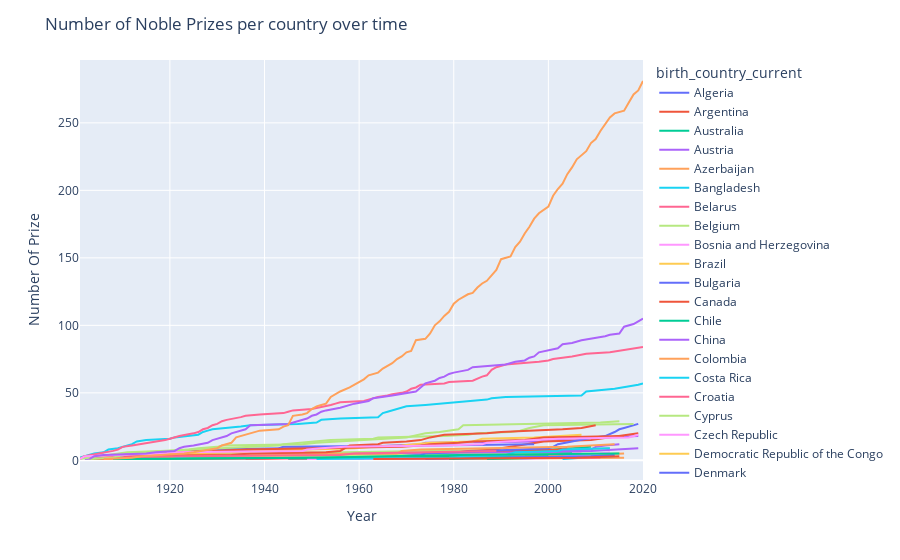

Notebook code cell kept with this figure:
### Code cell
line_chart = px.line(cumulative_prizes, x='year', y='prize', color='birth_country_current')

line_chart.update_layout(xaxis_title='Year', yaxis_title='Number Of Prize', title='Number of Noble Prizes per country over time')

### Figure 1 — Plotly figure (JSON) as saved in the notebook; plotly's stock layout.template omitted (floating-point values rounded to 4 significant figures)
{"data": [{"hovertemplate": "birth_country_current=Algeria<br>year=%{x}<br>prize=%{y}<extra></extra>", "legendgroup": "Algeria", "line": {"color": "#636efa", "dash": "solid"}, "marker": {"symbol": "circle"}, "mode": "lines", "name": "Algeria", "orientation": "v", "showlegend": true, "type": "scatter", "x": [1957, 1997], "xaxis": "x", "y": [1, 2], "yaxis": "y"}, {"hovertemplate": "birth_country_current=Argentina<br>year=%{x}<br>prize=%{y}<extra></extra>", "legendgroup": "Argentina", "line": {"color": "#EF553B", "dash": "solid"}, "marker": {"symbol": "circle"}, "mode": "lines", "name": "Argentina", "orientation": "v", "showlegend": true, "type": "scatter", "x": [1936, 1947, 1980, 1984], "xaxis": "x", "y": [1, 2, 3, 4], "yaxis": "y"}, {"hovertemplate": "birth_country_current=Australia<br>year=%{x}<br>prize=%{y}<extra></extra>", "legendgroup": "Australia", "line": {"color": "#00cc96", "dash": "solid"}, "marker": {"symbol": "circle"}, "mode": "lines", "name": "Australia", "orientation": "v", "showlegend": true, "type": "scatter", "x": [1915, 1945, 1960, 1963, 1964, 1975, 1996, 2005, 2009], "xaxis": "x", "y": [1, 2, 3, 4, 5, 6, 7, 9, 10], "yaxis": "y"}, {"hovertemplate": "birth_country_current=Austria<br>year=%{x}<br>prize=%{y}<extra></extra>", "legendgroup": "Austria", "line": {"color": "#ab63fa", "dash": "solid"}, "marker": {"symbol": "circle"}, "mode": "lines", "name": "Austria", "orientation": "v", "showlegend": true, "type": "scatter", "x": [1911, 1914, 1925, 1927, 1930, 1933, 1936, 1938, 1945, 1962, 1973, 1974, 1998, 2000, 2004, 2013, 2019], "xaxis": "x", "y": [1, 2, 3, 4, 5, 6, 7, 8, 9, 10, 12, 13, 14, 15, 16, 17, 18], "yaxis": "y"}, {"hovertemplate": "birth_country_current=Azerbaijan<br>year=%{x}<br>prize=%{y}<extra></extra>", "legendgroup": "Azerbaijan", "line": {"color": "#FFA15A", "dash": "solid"}, "marker": {"symbol": "circle"}, "mode": "lines", "name": "Azerbaijan", "orientation": "v", "showlegend": true, "type": "scatter", "x": [1962], "xaxis": "x", "y": [1], "yaxis": "y"}, {"hovertemplate": "birth_country_current=Bangladesh<br>year=%{x}<br>prize=%{y}<extra></extra>", "legendgroup": "Bangladesh", "line": {"color": "#19d3f3", "dash": "solid"}, "marker": {"symbol": "circle"}, "mode": "lines", "name": "Bangladesh", "orientation": "v", "showlegend": true, "type": "scatter", "x": [2006], "xaxis": "x", "y": [1], "yaxis": "y"}, {"hovertemplate": "birth_country_current=Belarus<br>year=%{x}<br>prize=%{y}<extra></extra>", "legendgroup": "Belarus", "line": {"color": "#FF6692", "dash": "solid"}, "marker": {"symbol": "circle"}, "mode": "lines", "name": "Belarus", "orientation": "v", "showlegend": true, "type": "scatter", "x": [1971, 1978, 1994, 2000], "xaxis": "x", "y": [1, 2, 3, 4], "yaxis": "y"}, {"hovertemplate": "birth_country_current=Belgium<br>year=%{x}<br>prize=%{y}<extra></extra>", "legendgroup": "Belgium", "line": {"color": "#B6E880", "dash": "solid"}, "marker": {"symbol": "circle"}, "mode": "lines", "name": "Belgium", "orientation": "v", "showlegend": true, "type": "scatter", "x": [1909, 1911, 1913, 1919, 1938, 1958, 1974, 2005, 2013], "xaxis": "x", "y": [1, 2, 3, 4, 5, 6, 7, 8, 9], "yaxis": "y"}, {"hovertemplate": "birth_country_current=Bosnia and Herzegovina<br>year=%{x}<br>prize=%{y}<extra></extra>", "legendgroup": "Bosnia and Herzegovina", "line": {"color": "#FF97FF", "dash": "solid"}, "marker": {"symbol": "circle"}, "mode": "lines", "name": "Bosnia and Herzegovina", "orientation": "v", "showlegend": true, "type": "scatter", "x": [1961, 1975], "xaxis": "x", "y": [1, 2], "yaxis": "y"}, {"hovertemplate": "birth_country_current=Brazil<br>year=%{x}<br>prize=%{y}<extra></extra>", "legendgroup": "Brazil", "line": {"color": "#FECB52", "dash": "solid"}, "marker": {"symbol": "circle"}, "mode": "lines", "name": "Brazil", "orientation": "v", "showlegend": true, "type": "scatter", "x": [1960], "xaxis": "x", "y": [1], "yaxis": "y"}, {"hovertemplate": "birth_country_current=Bulgaria<br>year=%{x}<br>prize=%{y}<extra></extra>", "legendgroup": "Bulgaria", "line": {"color": "#636efa", "dash": "solid"}, "marker": {"symbol": "circle"}, "mode": "lines", "name": "Bulgaria", "orientation": "v", "showlegend": true, "type": "scatter", "x": [1981], "xaxis": "x", "y": [1], "yaxis": "y"}, {"hovertemplate": "birth_country_current=Canada<br>year=%{x}<br>prize=%{y}<extra></extra>", "legendgroup": "Canada", "line": {"color": "#EF553B", "dash": "solid"}, "marker": {"symbol": "circle"}, "mode": "lines", "name": "Canada", "orientation": "v", "showlegend": true, "type": "scatter", "x": [1923, 1949, 1957, 1966, 1976, 1981, 1983, 1989, 1990, 1992, 1994, 1996, 1997, 1999, 2009, 2011, 2013, 2015, 2018, 2019], "xaxis": "x", "y": [1, 2, 3, 4, 5, 6, 7, 8, 9, 10, 11, 12, 13, 14, 15, 16, 17, 18, 19, 20], "yaxis": "y"}, {"hovertemplate": "birth_country_current=Chile<br>year=%{x}<br>prize=%{y}<extra></extra>", "legendgroup": "Chile", "line": {"color": "#00cc96", "dash": "solid"}, "marker": {"symbol": "circle"}, "mode": "lines", "name": "Chile", "orientation": "v", "showlegend": true, "type": "scatter", "x": [1945, 1971], "xaxis": "x", "y": [1, 2], "yaxis": "y"}, {"hovertemplate": "birth_country_current=China<br>year=%{x}<br>prize=%{y}<extra></extra>", "legendgroup": "China", "line": {"color": "#ab63fa", "dash": "solid"}, "marker": {"symbol": "circle"}, "mode": "lines", "name": "China", "orientation": "v", "showlegend": true, "type": "scatter", "x": [1956, 1957, 1989, 1992, 1998, 2000, 2009, 2010, 2012, 2015], "xaxis": "x", "y": [1, 3, 4, 5, 6, 7, 8, 10, 11, 12], "yaxis": "y"}, {"hovertemplate": "birth_country_current=Colombia<br>year=%{x}<br>prize=%{y}<extra></extra>", "legendgroup": "Colombia", "line": {"color": "#FFA15A", "dash": "solid"}, "marker": {"symbol": "circle"}, "mode": "lines", "name": "Colombia", "orientation": "v", "showlegend": true, "type": "scatter", "x": [1982, 2016], "xaxis": "x", "y": [1, 2], "yaxis": "y"}, {"hovertemplate": "birth_country_current=Costa Rica<br>year=%{x}<br>prize=%{y}<extra></extra>", "legendgroup": "Costa Rica", "line": {"color": "#19d3f3", "dash": "solid"}, "marker": {"symbol": "circle"}, "mode": "lines", "name": "Costa Rica", "orientation": "v", "showlegend": true, "type": "scatter", "x": [1987], "xaxis": "x", "y": [1], "yaxis": "y"}, {"hovertemplate": "birth_country_current=Croatia<br>year=%{x}<br>prize=%{y}<extra></extra>", "legendgroup": "Croatia", "line": {"color": "#FF6692", "dash": "solid"}, "marker": {"symbol": "circle"}, "mode": "lines", "name": "Croatia", "orientation": "v", "showlegend": true, "type": "scatter", "x": [1939], "xaxis": "x", "y": [1], "yaxis": "y"}, {"hovertemplate": "birth_country_current=Cyprus<br>year=%{x}<br>prize=%{y}<extra></extra>", "legendgroup": "Cyprus", "line": {"color": "#B6E880", "dash": "solid"}, "marker": {"symbol": "circle"}, "mode": "lines", "name": "Cyprus", "orientation": "v", "showlegend": true, "type": "scatter", "x": [2010], "xaxis": "x", "y": [1], "yaxis": "y"}, {"hovertemplate": "birth_country_current=Czech Republic<br>year=%{x}<br>prize=%{y}<extra></extra>", "legendgroup": "Czech Republic", "line": {"color": "#FF97FF", "dash": "solid"}, "marker": {"symbol": "circle"}, "mode": "lines", "name": "Czech Republic", "orientation": "v", "showlegend": true, "type": "scatter", "x": [1905, 1947, 1959, 1984, 2007], "xaxis": "x", "y": [1, 3, 4, 5, 6], "yaxis": "y"}, {"hovertemplate": "birth_country_current=Democratic Republic of the Congo<br>year=%{x}<br>prize=%{y}<extra></extra>", "legendgroup": "Democratic Republic of the Congo", "line": {"color": "#FECB52", "dash": "solid"}, "marker": {"symbol": "circle"}, "mode": "lines", "name": "Democratic Republic of the Congo", "orientation": "v", "showlegend": true, "type": "scatter", "x": [2018], "xaxis": "x", "y": [1], "yaxis": "y"}, {"hovertemplate": "birth_country_current=Denmark<br>year=%{x}<br>prize=%{y}<extra></extra>", "legendgroup": "Denmark", "line": {"color": "#636efa", "dash": "solid"}, "marker": {"symbol": "circle"}, "mode": "lines", "name": "Denmark", "orientation": "v", "showlegend": true, "type": "scatter", "x": [1903, 1908, 1917, 1920, 1922, 1926, 1928, 1943, 1944, 1975, 1997], "xaxis": "x", "y": [1, 2, 4, 5, 6, 7, 8, 9, 10, 11, 12], "yaxis": "y"}, {"hovertemplate": "birth_country_current=East Timor<br>year=%{x}<br>prize=%{y}<extra></extra>", "legendgroup": "East Timor", "line": {"color": "#EF553B", "dash": "solid"}, "marker": {"symbol": "circle"}, "mode": "lines", "name": "East Timor", "orientation": "v", "showlegend": true, "type": "scatter", "x": [1996], "xaxis": "x", "y": [2], "yaxis": "y"}, {"hovertemplate": "birth_country_current=Egypt<br>year=%{x}<br>prize=%{y}<extra></extra>", "legendgroup": "Egypt", "line": {"color": "#00cc96", "dash": "solid"}, "marker": {"symbol": "circle"}, "mode": "lines", "name": "Egypt", "orientation": "v", "showlegend": true, "type": "scatter", "x": [1964, 1978, 1988, 1994, 1999, 2005], "xaxis": "x", "y": [1, 2, 3, 4, 5, 6], "yaxis": "y"}, {"hovertemplate": "birth_country_current=Ethiopia<br>year=%{x}<br>prize=%{y}<extra></extra>", "legendgroup": "Ethiopia", "line": {"color": "#ab63fa", "dash": "solid"}, "marker": {"symbol": "circle"}, "mode": "lines", "name": "Ethiopia", "orientation": "v", "showlegend": true, "type": "scatter", "x": [2019], "xaxis": "x", "y": [1], "yaxis": "y"}, {"hovertemplate": "birth_country_current=Finland<br>year=%{x}<br>prize=%{y}<extra></extra>", "legendgroup": "Finland", "line": {"color": "#FFA15A", "dash": "solid"}, "marker": {"symbol": "circle"}, "mode": "lines", "name": "Finland", "orientation": "v", "showlegend": true, "type": "scatter", "x": [1939, 1945, 1967, 2008, 2016], "xaxis": "x", "y": [1, 2, 3, 4, 5], "yaxis": "y"}, {"hovertemplate": "birth_country_current=France<br>year=%{x}<br>prize=%{y}<extra></extra>", "legendgroup": "France", "line": {"color": "#19d3f3", "dash": "solid"}, "marker": {"symbol": "circle"}, "mode": "lines", "name": "France", "orientation": "v", "showlegend": true, "type": "scatter", "x": [1901, 1903, 1904, 1906, 1907, 1909, 1912, 1913, 1915, 1920, 1921, 1926, 1927, 1928, 1929, 1935, 1937, 1947, 1951, 1952, 1956, 1964, 1965, 1966, 1967, 1968, 1970, 1974, 1977, 1980, 1983, 1987, 1988, 1991, 2007, 2008, 2014, 2016, 2018, 2019, 2020], "xaxis": "x", "y": [2, 4, 5, 6, 8, 9, 12, 14, 15, 16, 17, 19, 21, 22, 23, 25, 26, 27, 28, 30, 31, 32, 35, 36, 37, 38, 40, 41, 42, 43, 44, 45, 46, 47, 48, 51, 53, 54, 55, 56, 57], "yaxis": "y"}, {"hovertemplate": "birth_country_current=Germany<br>year=%{x}<br>prize=%{y}<extra></extra>", "legendgroup": "Germany", "line": {"color": "#FF6692", "dash": "solid"}, "marker": {"symbol": "circle"}, "mode": "lines", "name": "Germany", "orientation": "v", "showlegend": true, "type": "scatter", "x": [1901, 1902, 1905, 1907, 1908, 1909, 1910, 1912, 1914, 1915, 1918, 1919, 1920, 1921, 1922, 1925, 1926, 1927, 1928, 1929, 1930, 1931, 1932, 1935, 1936, 1939, 1944, 1945, 1946, 1950, 1953, 1954, 1955, 1956, 1961, 1963, 1964, 1966, 1967, 1969, 1970, 1971, 1972, 1973, 1978, 1979, 1984, 1986, 1987, 1988, 1989, 1991, 1995, 1998, 2000, 2001, 2005, 2007, 2008, 2013, 2017, 2019, 2020], "xaxis": "x", "y": [1, 3, 5, 6, 7, 8, 10, 11, 12, 13, 14, 15, 16, 17, 18, 20, 21, 23, 24, 26, 27, 29, 30, 32, 33, 34, 35, 36, 37, 38, 40, 41, 42, 43, 44, 46, 47, 48, 49, 50, 51, 53, 54, 56, 57, 58, 59, 62, 63, 67, 69, 71, 72, 73, 74, 75, 77, 78, 79, 80, 82, 83, 84], "yaxis": "y"}, {"hovertemplate": "birth_country_current=Ghana<br>year=%{x}<br>prize=%{y}<extra></extra>", "legendgroup": "Ghana", "line": {"color": "#B6E880", "dash": "solid"}, "marker": {"symbol": "circle"}, "mode": "lines", "name": "Ghana", "orientation": "v", "showlegend": true, "type": "scatter", "x": [2001], "xaxis": "x", "y": [1], "yaxis": "y"}, {"hovertemplate": "birth_country_current=Greece<br>year=%{x}<br>prize=%{y}<extra></extra>", "legendgroup": "Greece", "line": {"color": "#FF97FF", "dash": "solid"}, "marker": {"symbol": "circle"}, "mode": "lines", "name": "Greece", "orientation": "v", "showlegend": true, "type": "scatter", "x": [1979], "xaxis": "x", "y": [1], "yaxis": "y"}, {"hovertemplate": "birth_country_current=Guadeloupe Island<br>year=%{x}<br>prize=%{y}<extra></extra>", "legendgroup": "Guadeloupe Island", "line": {"color": "#FECB52", "dash": "solid"}, "marker": {"symbol": "circle"}, "mode": "lines", "name": "Guadeloupe Island", "orientation": "v", "showlegend": true, "type": "scatter", "x": [1960], "xaxis": "x", "y": [1], "yaxis": "y"}, {"hovertemplate": "birth_country_current=Guatemala<br>year=%{x}<br>prize=%{y}<extra></extra>", "legendgroup": "Guatemala", "line": {"color": "#636efa", "dash": "solid"}, "marker": {"symbol": "circle"}, "mode": "lines", "name": "Guatemala", "orientation": "v", "showlegend": true, "type": "scatter", "x": [1967, 1992], "xaxis": "x", "y": [1, 2], "yaxis": "y"}, {"hovertemplate": "birth_country_current=Hungary<br>year=%{x}<br>prize=%{y}<extra></extra>", "legendgroup": "Hungary", "line": {"color": "#EF553B", "dash": "solid"}, "marker": {"symbol": "circle"}, "mode": "lines", "name": "Hungary", "orientation": "v", "showlegend": true, "type": "scatter", "x": [1937, 1943, 1961, 1963, 1971, 1994, 2002, 2004], "xaxis": "x", "y": [1, 2, 3, 4, 5, 7, 8, 9], "yaxis": "y"}, {"hovertemplate": "birth_country_current=Iceland<br>year=%{x}<br>prize=%{y}<extra></extra>", "legendgroup": "Iceland", "line": {"color": "#00cc96", "dash": "solid"}, "marker": {"symbol": "circle"}, "mode": "lines", "name": "Iceland", "orientation": "v", "showlegend": true, "type": "scatter", "x": [1955], "xaxis": "x", "y": [1], "yaxis": "y"}, {"hovertemplate": "birth_country_current=India<br>year=%{x}<br>prize=%{y}<extra></extra>", "legendgroup": "India", "line": {"color": "#ab63fa", "dash": "solid"}, "marker": {"symbol": "circle"}, "mode": "lines", "name": "India", "orientation": "v", "showlegend": true, "type": "scatter", "x": [1902, 1907, 1913, 1930, 1968, 1998, 2009, 2014, 2019], "xaxis": "x", "y": [1, 2, 3, 4, 5, 6, 7, 8, 9], "yaxis": "y"}, {"hovertemplate": "birth_country_current=Indonesia<br>year=%{x}<br>prize=%{y}<extra></extra>", "legendgroup": "Indonesia", "line": {"color": "#FFA15A", "dash": "solid"}, "marker": {"symbol": "circle"}, "mode": "lines", "name": "Indonesia", "orientation": "v", "showlegend": true, "type": "scatter", "x": [1924], "xaxis": "x", "y": [1], "yaxis": "y"}, {"hovertemplate": "birth_country_current=Iran<br>year=%{x}<br>prize=%{y}<extra></extra>", "legendgroup": "Iran", "line": {"color": "#19d3f3", "dash": "solid"}, "marker": {"symbol": "circle"}, "mode": "lines", "name": "Iran", "orientation": "v", "showlegend": true, "type": "scatter", "x": [2003, 2007], "xaxis": "x", "y": [1, 2], "yaxis": "y"}, {"hovertemplate": "birth_country_current=Iraq<br>year=%{x}<br>prize=%{y}<extra></extra>", "legendgroup": "Iraq", "line": {"color": "#FF6692", "dash": "solid"}, "marker": {"symbol": "circle"}, "mode": "lines", "name": "Iraq", "orientation": "v", "showlegend": true, "type": "scatter", "x": [2018], "xaxis": "x", "y": [1], "yaxis": "y"}, {"hovertemplate": "birth_country_current=Ireland<br>year=%{x}<br>prize=%{y}<extra></extra>", "legendgroup": "Ireland", "line": {"color": "#B6E880", "dash": "solid"}, "marker": {"symbol": "circle"}, "mode": "lines", "name": "Ireland", "orientation": "v", "showlegend": true, "type": "scatter", "x": [1923, 1925, 1951, 1969, 2015], "xaxis": "x", "y": [1, 2, 3, 4, 5], "yaxis": "y"}, {"hovertemplate": "birth_country_current=Israel<br>year=%{x}<br>prize=%{y}<extra></extra>", "legendgroup": "Israel", "line": {"color": "#FF97FF", "dash": "solid"}, "marker": {"symbol": "circle"}, "mode": "lines", "name": "Israel", "orientation": "v", "showlegend": true, "type": "scatter", "x": [1994, 2002, 2004, 2009, 2011, 2013], "xaxis": "x", "y": [1, 2, 3, 4, 5, 6], "yaxis": "y"}, {"hovertemplate": "birth_country_current=Italy<br>year=%{x}<br>prize=%{y}<extra></extra>", "legendgroup": "Italy", "line": {"color": "#FECB52", "dash": "solid"}, "marker": {"symbol": "circle"}, "mode": "lines", "name": "Italy", "orientation": "v", "showlegend": true, "type": "scatter", "x": [1906, 1907, 1909, 1926, 1934, 1938, 1959, 1963, 1969, 1975, 1984, 1985, 1986, 1997, 2002, 2007], "xaxis": "x", "y": [2, 3, 4, 5, 6, 7, 9, 10, 11, 13, 14, 15, 16, 17, 18, 19], "yaxis": "y"}, {"hovertemplate": "birth_country_current=Japan<br>year=%{x}<br>prize=%{y}<extra></extra>", "legendgroup": "Japan", "line": {"color": "#636efa", "dash": "solid"}, "marker": {"symbol": "circle"}, "mode": "lines", "name": "Japan", "orientation": "v", "showlegend": true, "type": "scatter", "x": [1949, 1965, 1968, 1973, 1974, 1981, 1987, 1994, 2000, 2001, 2002, 2008, 2010, 2012, 2014, 2015, 2016, 2017, 2018, 2019], "xaxis": "x", "y": [1, 2, 3, 4, 5, 6, 7, 8, 9, 10, 12, 16, 17, 18, 21, 23, 24, 25, 26, 27], "yaxis": "y"}, {"hovertemplate": "birth_country_current=Kenya<br>year=%{x}<br>prize=%{y}<extra></extra>", "legendgroup": "Kenya", "line": {"color": "#EF553B", "dash": "solid"}, "marker": {"symbol": "circle"}, "mode": "lines", "name": "Kenya", "orientation": "v", "showlegend": true, "type": "scatter", "x": [2004], "xaxis": "x", "y": [1], "yaxis": "y"}, {"hovertemplate": "birth_country_current=Korea (South Korea)<br>year=%{x}<br>prize=%{y}<extra></extra>", "legendgroup": "Korea (South Korea)", "line": {"color": "#00cc96", "dash": "solid"}, "marker": {"symbol": "circle"}, "mode": "lines", "name": "Korea (South Korea)", "orientation": "v", "showlegend": true, "type": "scatter", "x": [1987, 2000], "xaxis": "x", "y": [1, 2], "yaxis": "y"}, {"hovertemplate": "birth_country_current=Latvia<br>year=%{x}<br>prize=%{y}<extra></extra>", "legendgroup": "Latvia", "line": {"color": "#ab63fa", "dash": "solid"}, "marker": {"symbol": "circle"}, "mode": "lines", "name": "Latvia", "orientation": "v", "showlegend": true, "type": "scatter", "x": [1909], "xaxis": "x", "y": [1], "yaxis": "y"}, {"hovertemplate": "birth_country_current=Liberia<br>year=%{x}<br>prize=%{y}<extra></extra>", "legendgroup": "Liberia", "line": {"color": "#FFA15A", "dash": "solid"}, "marker": {"symbol": "circle"}, "mode": "lines", "name": "Liberia", "orientation": "v", "showlegend": true, "type": "scatter", "x": [2011], "xaxis": "x", "y": [2], "yaxis": "y"}, {"hovertemplate": "birth_country_current=Lithuania<br>year=%{x}<br>prize=%{y}<extra></extra>", "legendgroup": "Lithuania", "line": {"color": "#19d3f3", "dash": "solid"}, "marker": {"symbol": "circle"}, "mode": "lines", "name": "Lithuania", "orientation": "v", "showlegend": true, "type": "scatter", "x": [1977, 1980, 1982], "xaxis": "x", "y": [1, 2, 3], "yaxis": "y"}, {"hovertemplate": "birth_country_current=Luxembourg<br>year=%{x}<br>prize=%{y}<extra></extra>", "legendgroup": "Luxembourg", "line": {"color": "#FF6692", "dash": "solid"}, "marker": {"symbol": "circle"}, "mode": "lines", "name": "Luxembourg", "orientation": "v", "showlegend": true, "type": "scatter", "x": [1908, 2011], "xaxis": "x", "y": [1, 2], "yaxis": "y"}, {"hovertemplate": "birth_country_current=Madagascar<br>year=%{x}<br>prize=%{y}<extra></extra>", "legendgroup": "Madagascar", "line": {"color": "#B6E880", "dash": "solid"}, "marker": {"symbol": "circle"}, "mode": "lines", "name": "Madagascar", "orientation": "v", "showlegend": true, "type": "scatter", "x": [1985], "xaxis": "x", "y": [1], "yaxis": "y"}, {"hovertemplate": "birth_country_current=Mexico<br>year=%{x}<br>prize=%{y}<extra></extra>", "legendgroup": "Mexico", "line": {"color": "#FF97FF", "dash": "solid"}, "marker": {"symbol": "circle"}, "mode": "lines", "name": "Mexico", "orientation": "v", "showlegend": true, "type": "scatter", "x": [1982, 1990, 1995], "xaxis": "x", "y": [1, 2, 3], "yaxis": "y"}, {"hovertemplate": "birth_country_current=Morocco<br>year=%{x}<br>prize=%{y}<extra></extra>", "legendgroup": "Morocco", "line": {"color": "#FECB52", "dash": "solid"}, "marker": {"symbol": "circle"}, "mode": "lines", "name": "Morocco", "orientation": "v", "showlegend": true, "type": "scatter", "x": [2012], "xaxis": "x", "y": [1], "yaxis": "y"}, {"hovertemplate": "birth_country_current=Myanmar<br>year=%{x}<br>prize=%{y}<extra></extra>", "legendgroup": "Myanmar", "line": {"color": "#636efa", "dash": "solid"}, "marker": {"symbol": "circle"}, "mode": "lines", "name": "Myanmar", "orientation": "v", "showlegend": true, "type": "scatter", "x": [1991], "xaxis": "x", "y": [1], "yaxis": "y"}, {"hovertemplate": "birth_country_current=Netherlands<br>year=%{x}<br>prize=%{y}<extra></extra>", "legendgroup": "Netherlands", "line": {"color": "#EF553B", "dash": "solid"}, "marker": {"symbol": "circle"}, "mode": "lines", "name": "Netherlands", "orientation": "v", "showlegend": true, "type": "scatter", "x": [1901, 1902, 1910, 1911, 1913, 1929, 1936, 1953, 1969, 1973, 1975, 1981, 1984, 1995, 1999, 2016], "xaxis": "x", "y": [1, 3, 4, 5, 6, 7, 8, 9, 10, 11, 12, 13, 14, 15, 17, 18], "yaxis": "y"}, {"hovertemplate": "birth_country_current=New Zealand<br>year=%{x}<br>prize=%{y}<extra></extra>", "legendgroup": "New Zealand", "line": {"color": "#00cc96", "dash": "solid"}, "marker": {"symbol": "circle"}, "mode": "lines", "name": "New Zealand", "orientation": "v", "showlegend": true, "type": "scatter", "x": [1908, 1962, 2000], "xaxis": "x", "y": [1, 2, 3], "yaxis": "y"}, {"hovertemplate": "birth_country_current=Nigeria<br>year=%{x}<br>prize=%{y}<extra></extra>", "legendgroup": "Nigeria", "line": {"color": "#ab63fa", "dash": "solid"}, "marker": {"symbol": "circle"}, "mode": "lines", "name": "Nigeria", "orientation": "v", "showlegend": true, "type": "scatter", "x": [1986], "xaxis": "x", "y": [1], "yaxis": "y"}, {"hovertemplate": "birth_country_current=Norway<br>year=%{x}<br>prize=%{y}<extra></extra>", "legendgroup": "Norway", "line": {"color": "#FFA15A", "dash": "solid"}, "marker": {"symbol": "circle"}, "mode": "lines", "name": "Norway", "orientation": "v", "showlegend": true, "type": "scatter", "x": [1903, 1920, 1921, 1922, 1968, 1969, 1973, 1989, 2004, 2014], "xaxis": "x", "y": [1, 2, 3, 4, 5, 7, 8, 9, 10, 12], "yaxis": "y"}, {"hovertemplate": "birth_country_current=Pakistan<br>year=%{x}<br>prize=%{y}<extra></extra>", "legendgroup": "Pakistan", "line": {"color": "#19d3f3", "dash": "solid"}, "marker": {"symbol": "circle"}, "mode": "lines", "name": "Pakistan", "orientation": "v", "showlegend": true, "type": "scatter", "x": [1979, 1983, 2014], "xaxis": "x", "y": [1, 2, 3], "yaxis": "y"}, {"hovertemplate": "birth_country_current=Peru<br>year=%{x}<br>prize=%{y}<extra></extra>", "legendgroup": "Peru", "line": {"color": "#FF6692", "dash": "solid"}, "marker": {"symbol": "circle"}, "mode": "lines", "name": "Peru", "orientation": "v", "showlegend": true, "type": "scatter", "x": [2010], "xaxis": "x", "y": [1], "yaxis": "y"}, {"hovertemplate": "birth_country_current=Poland<br>year=%{x}<br>prize=%{y}<extra></extra>", "legendgroup": "Poland", "line": {"color": "#B6E880", "dash": "solid"}, "marker": {"symbol": "circle"}, "mode": "lines", "name": "Poland", "orientation": "v", "showlegend": true, "type": "scatter", "x": [1901, 1903, 1905, 1907, 1908, 1911, 1918, 1924, 1931, 1939, 1943, 1944, 1950, 1954, 1963, 1964, 1978, 1983, 1985, 1992, 1994, 1995, 1996, 1999, 2018], "xaxis": "x", "y": [1, 2, 3, 4, 5, 6, 7, 8, 9, 10, 11, 12, 14, 15, 16, 17, 18, 19, 20, 21, 22, 23, 24, 26, 27], "yaxis": "y"}, {"hovertemplate": "birth_country_current=Portugal<br>year=%{x}<br>prize=%{y}<extra></extra>", "legendgroup": "Portugal", "line": {"color": "#FF97FF", "dash": "solid"}, "marker": {"symbol": "circle"}, "mode": "lines", "name": "Portugal", "orientation": "v", "showlegend": true, "type": "scatter", "x": [1949, 1998], "xaxis": "x", "y": [1, 2], "yaxis": "y"}, {"hovertemplate": "birth_country_current=Republic of Macedonia<br>year=%{x}<br>prize=%{y}<extra></extra>", "legendgroup": "Republic of Macedonia", "line": {"color": "#FECB52", "dash": "solid"}, "marker": {"symbol": "circle"}, "mode": "lines", "name": "Republic of Macedonia", "orientation": "v", "showlegend": true, "type": "scatter", "x": [1979], "xaxis": "x", "y": [1], "yaxis": "y"}, {"hovertemplate": "birth_country_current=Romania<br>year=%{x}<br>prize=%{y}<extra></extra>", "legendgroup": "Romania", "line": {"color": "#636efa", "dash": "solid"}, "marker": {"symbol": "circle"}, "mode": "lines", "name": "Romania", "orientation": "v", "showlegend": true, "type": "scatter", "x": [1974, 1986, 2009, 2014], "xaxis": "x", "y": [1, 2, 3, 4], "yaxis": "y"}, {"hovertemplate": "birth_country_current=Russia<br>year=%{x}<br>prize=%{y}<extra></extra>", "legendgroup": "Russia", "line": {"color": "#EF553B", "dash": "solid"}, "marker": {"symbol": "circle"}, "mode": "lines", "name": "Russia", "orientation": "v", "showlegend": true, "type": "scatter", "x": [1904, 1910, 1911, 1933, 1937, 1953, 1956, 1958, 1964, 1965, 1970, 1973, 1975, 1977, 1978, 1987, 1990, 2003, 2007, 2010], "xaxis": "x", "y": [1, 2, 3, 4, 5, 6, 7, 11, 12, 13, 14, 15, 17, 18, 19, 20, 21, 23, 24, 26], "yaxis": "y"}, {"hovertemplate": "birth_country_current=Saint Lucia<br>year=%{x}<br>prize=%{y}<extra></extra>", "legendgroup": "Saint Lucia", "line": {"color": "#00cc96", "dash": "solid"}, "marker": {"symbol": "circle"}, "mode": "lines", "name": "Saint Lucia", "orientation": "v", "showlegend": true, "type": "scatter", "x": [1979, 1992], "xaxis": "x", "y": [1, 2], "yaxis": "y"}, {"hovertemplate": "birth_country_current=Slovakia<br>year=%{x}<br>prize=%{y}<extra></extra>", "legendgroup": "Slovakia", "line": {"color": "#ab63fa", "dash": "solid"}, "marker": {"symbol": "circle"}, "mode": "lines", "name": "Slovakia", "orientation": "v", "showlegend": true, "type": "scatter", "x": [1905], "xaxis": "x", "y": [1], "yaxis": "y"}, {"hovertemplate": "birth_country_current=Slovenia<br>year=%{x}<br>prize=%{y}<extra></extra>", "legendgroup": "Slovenia", "line": {"color": "#FFA15A", "dash": "solid"}, "marker": {"symbol": "circle"}, "mode": "lines", "name": "Slovenia", "orientation": "v", "showlegend": true, "type": "scatter", "x": [1923], "xaxis": "x", "y": [1], "yaxis": "y"}, {"hovertemplate": "birth_country_current=South Africa<br>year=%{x}<br>prize=%{y}<extra></extra>", "legendgroup": "South Africa", "line": {"color": "#19d3f3", "dash": "solid"}, "marker": {"symbol": "circle"}, "mode": "lines", "name": "South Africa", "orientation": "v", "showlegend": true, "type": "scatter", "x": [1951, 1979, 1984, 1991, 1993, 2002, 2003, 2013], "xaxis": "x", "y": [1, 2, 3, 4, 6, 7, 8, 9], "yaxis": "y"}, {"hovertemplate": "birth_country_current=Spain<br>year=%{x}<br>prize=%{y}<extra></extra>", "legendgroup": "Spain", "line": {"color": "#FF6692", "dash": "solid"}, "marker": {"symbol": "circle"}, "mode": "lines", "name": "Spain", "orientation": "v", "showlegend": true, "type": "scatter", "x": [1904, 1906, 1922, 1956, 1959, 1977, 1989], "xaxis": "x", "y": [1, 2, 3, 4, 5, 6, 7], "yaxis": "y"}, {"hovertemplate": "birth_country_current=Sweden<br>year=%{x}<br>prize=%{y}<extra></extra>", "legendgroup": "Sweden", "line": {"color": "#B6E880", "dash": "solid"}, "marker": {"symbol": "circle"}, "mode": "lines", "name": "Sweden", "orientation": "v", "showlegend": true, "type": "scatter", "x": [1903, 1908, 1909, 1911, 1912, 1916, 1921, 1924, 1926, 1930, 1931, 1948, 1951, 1955, 1961, 1970, 1974, 1977, 1981, 1982, 2000, 2011, 2015], "xaxis": "x", "y": [1, 2, 3, 4, 5, 6, 7, 8, 9, 10, 11, 12, 13, 14, 15, 17, 20, 21, 23, 26, 27, 28, 29], "yaxis": "y"}, {"hovertemplate": "birth_country_current=Switzerland<br>year=%{x}<br>prize=%{y}<extra></extra>", "legendgroup": "Switzerland", "line": {"color": "#FF97FF", "dash": "solid"}, "marker": {"symbol": "circle"}, "mode": "lines", "name": "Switzerland", "orientation": "v", "showlegend": true, "type": "scatter", "x": [1901, 1902, 1909, 1919, 1920, 1948, 1949, 1952, 1957, 1978, 1986, 1987, 1991, 1996, 2002, 2017, 2019], "xaxis": "x", "y": [1, 3, 4, 5, 6, 7, 8, 9, 10, 11, 12, 13, 14, 15, 16, 17, 19], "yaxis": "y"}, {"hovertemplate": "birth_country_current=Taiwan<br>year=%{x}<br>prize=%{y}<extra></extra>", "legendgroup": "Taiwan", "line": {"color": "#FECB52", "dash": "solid"}, "marker": {"symbol": "circle"}, "mode": "lines", "name": "Taiwan", "orientation": "v", "showlegend": true, "type": "scatter", "x": [1986], "xaxis": "x", "y": [1], "yaxis": "y"}, {"hovertemplate": "birth_country_current=Trinidad<br>year=%{x}<br>prize=%{y}<extra></extra>", "legendgroup": "Trinidad", "line": {"color": "#636efa", "dash": "solid"}, "marker": {"symbol": "circle"}, "mode": "lines", "name": "Trinidad", "orientation": "v", "showlegend": true, "type": "scatter", "x": [2001], "xaxis": "x", "y": [1], "yaxis": "y"}, {"hovertemplate": "birth_country_current=Turkey<br>year=%{x}<br>prize=%{y}<extra></extra>", "legendgroup": "Turkey", "line": {"color": "#EF553B", "dash": "solid"}, "marker": {"symbol": "circle"}, "mode": "lines", "name": "Turkey", "orientation": "v", "showlegend": true, "type": "scatter", "x": [1963, 2006, 2015], "xaxis": "x", "y": [1, 2, 3], "yaxis": "y"}, {"hovertemplate": "birth_country_current=Ukraine<br>year=%{x}<br>prize=%{y}<extra></extra>", "legendgroup": "Ukraine", "line": {"color": "#00cc96", "dash": "solid"}, "marker": {"symbol": "circle"}, "mode": "lines", "name": "Ukraine", "orientation": "v", "showlegend": true, "type": "scatter", "x": [1908, 1952, 1966, 1981, 2015], "xaxis": "x", "y": [1, 2, 3, 4, 5], "yaxis": "y"}, {"hovertemplate": "birth_country_current=United Kingdom<br>year=%{x}<br>prize=%{y}<extra></extra>", "legendgroup": "United Kingdom", "line": {"color": "#ab63fa", "dash": "solid"}, "marker": {"symbol": "circle"}, "mode": "lines", "name": "United Kingdom", "orientation": "v", "showlegend": true, "type": "scatter", "x": [1903, 1904, 1906, 1915, 1917, 1921, 1922, 1923, 1925, 1927, 1928, 1929, 1932, 1933, 1934, 1935, 1936, 1937, 1945, 1947, 1948, 1949, 1950, 1951, 1952, 1953, 1956, 1957, 1958, 1959, 1962, 1963, 1967, 1969, 1972, 1973, 1974, 1976, 1977, 1978, 1979, 1980, 1982, 1983, 1984, 1988, 1991, 1993, 1995, 1996, 1997, 1998, 2001, 2002, 2003, 2005, 2007, 2009, 2010, 2012, 2013, 2015, 2016, 2017, 2018, 2019, 2020], "xaxis": "x", "y": [1, 3, 4, 5, 6, 7, 9, 10, 11, 12, 13, 15, 18, 20, 21, 22, 23, 26, 27, 29, 30, 31, 33, 34, 36, 37, 39, 40, 41, 42, 44, 46, 48, 49, 51, 54, 57, 59, 61, 62, 64, 65, 66, 67, 69, 70, 71, 73, 74, 76, 77, 80, 82, 83, 86, 87, 89, 90, 91, 92, 93, 94, 99, 100, 101, 103, 105], "yaxis": "y"}, {"hovertemplate": "birth_country_current=United States of America<br>year=%{x}<br>prize=%{y}<extra></extra>", "legendgroup": "United States of America", "line": {"color": "#FFA15A", "dash": "solid"}, "marker": {"symbol": "circle"}, "mode": "lines", "name": "United States of America", "orientation": "v", "showlegend": true, "type": "scatter", "x": [1906, 1912, 1914, 1919, 1923, 1925, 1927, 1929, 1930, 1931, 1932, 1933, 1934, 1936, 1937, 1938, 1939, 1943, 1944, 1945, 1946, 1948, 1949, 1950, 1951, 1952, 1953, 1954, 1955, 1956, 1958, 1959, 1960, 1961, 1962, 1964, 1965, 1966, 1967, 1968, 1969, 1970, 1971, 1972, 1974, 1975, 1976, 1977, 1978, 1979, 1980, 1981, 1982, 1983, 1984, 1985, 1986, 1987, 1988, 1989, 1990, 1992, 1993, 1994, 1995, 1996, 1997, 1998, 2000, 2001, 2002, 2003, 2004, 2005, 2006, 2007, 2008, 2009, 2010, 2011, 2012, 2013, 2014, 2015, 2016, 2017, 2018, 2019, 2020], "xaxis": "x", "y": [1, 2, 3, 4, 5, 6, 7, 8, 9, 11, 12, 13, 17, 19, 20, 21, 22, 23, 25, 26, 33, 34, 35, 38, 40, 41, 42, 47, 49, 51, 54, 56, 58, 60, 63, 65, 68, 70, 72, 75, 77, 80, 81, 89, 90, 94, 100, 103, 107, 110, 116, 119, 121, 123, 124, 128, 131, 133, 137, 141, 149, 151, 158, 162, 168, 173, 179, 183, 188, 196, 201, 205, 212, 217, 223, 226, 229, 235, 238, 244, 249, 254, 257, 258, 259, 265, 271, 274, 281], "yaxis": "y"}, {"hovertemplate": "birth_country_current=Venezuela<br>year=%{x}<br>prize=%{y}<extra></extra>", "legendgroup": "Venezuela", "line": {"color": "#19d3f3", "dash": "solid"}, "marker": {"symbol": "circle"}, "mode": "lines", "name": "Venezuela", "orientation": "v", "showlegend": true, "type": "scatter", "x": [1980], "xaxis": "x", "y": [1], "yaxis": "y"}, {"hovertemplate": "birth_country_current=Vietnam<br>year=%{x}<br>prize=%{y}<extra></extra>", "legendgroup": "Vietnam", "line": {"color": "#FF6692", "dash": "solid"}, "marker": {"symbol": "circle"}, "mode": "lines", "name": "Vietnam", "orientation": "v", "showlegend": true, "type": "scatter", "x": [1973], "xaxis": "x", "y": [1], "yaxis": "y"}, {"hovertemplate": "birth_country_current=Yemen<br>year=%{x}<br>prize=%{y}<extra></extra>", "legendgroup": "Yemen", "line": {"color": "#B6E880", "dash": "solid"}, "marker": {"symbol": "circle"}, "mode": "lines", "name": "Yemen", "orientation": "v", "showlegend": true, "type": "scatter", "x": [2011], "xaxis": "x", "y": [1], "yaxis": "y"}, {"hovertemplate": "birth_country_current=Zimbabwe<br>year=%{x}<br>prize=%{y}<extra></extra>", "legendgroup": "Zimbabwe", "line": {"color": "#FF97FF", "dash": "solid"}, "marker": {"symbol": "circle"}, "mode": "lines", "name": "Zimbabwe", "orientation": "v", "showlegend": true, "type": "scatter", "x": [1960], "xaxis": "x", "y": [1], "yaxis": "y"}], "layout": {"legend": {"title": {"text": "birth_country_current"}, "tracegroupgap": 0}, "margin": {"t": 60}, "title": {"text": "Number of Noble Prizes per country over time"}, "xaxis": {"anchor": "y", "domain": [0, 1], "title": {"text": "Year"}}, "yaxis": {"anchor": "x", "domain": [0, 1], "title": {"text": "Number Of Prize"}}}}
